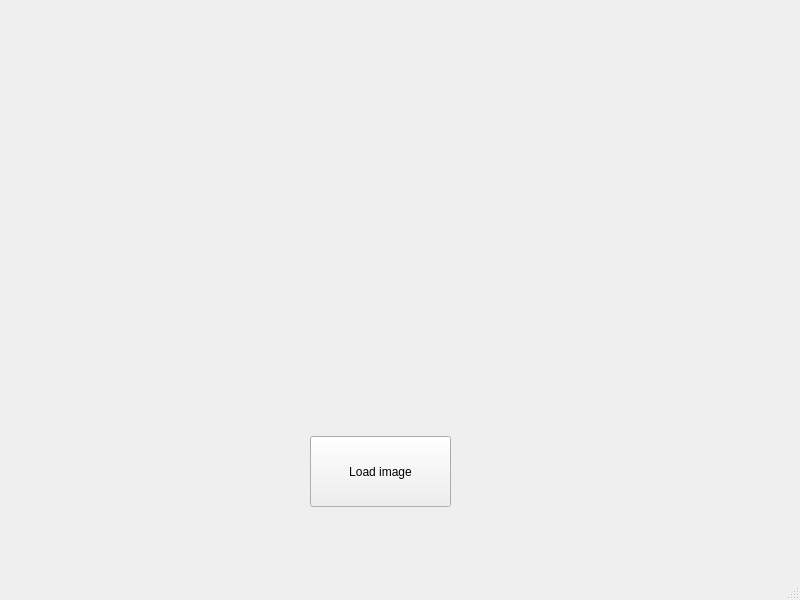
<?xml version="1.0" encoding="UTF-8"?>
<ui version="4.0">
 <class>MainWindow</class>
 <widget class="QMainWindow" name="MainWindow">
  <property name="geometry">
   <rect>
    <x>0</x>
    <y>0</y>
    <width>800</width>
    <height>600</height>
   </rect>
  </property>
  <property name="windowTitle">
   <string>MainWindow</string>
  </property>
  <widget class="QWidget" name="centralwidget">
   <widget class="QLabel" name="Image">
    <property name="geometry">
     <rect>
      <x>40</x>
      <y>30</y>
      <width>721</width>
      <height>321</height>
     </rect>
    </property>
    <property name="text">
     <string/>
    </property>
    <property name="alignment">
     <set>Qt::AlignCenter</set>
    </property>
   </widget>
   <widget class="QPushButton" name="ImageButton">
    <property name="geometry">
     <rect>
      <x>310</x>
      <y>436</y>
      <width>141</width>
      <height>71</height>
     </rect>
    </property>
    <property name="text">
     <string>Load image</string>
    </property>
   </widget>
  </widget>
  <widget class="QMenuBar" name="menubar">
   <property name="geometry">
    <rect>
     <x>0</x>
     <y>0</y>
     <width>800</width>
     <height>25</height>
    </rect>
   </property>
  </widget>
  <widget class="QStatusBar" name="statusbar"/>
 </widget>
 <resources/>
 <connections/>
</ui>
